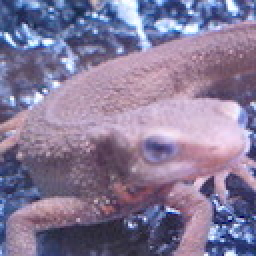
#> input picture Q_71_80/imori.jpg, 128 x 128 px (shown 2 times larger)
$ python 75.py   (older library calls are emulated)
#> lines starting #> are read from the running program, lines starting #| are printed output that depends on the picture
### Q_71_80/save.py
import cv2

def result(img, name):
    cv2.imwrite(name+".jpg", img)
    cv2.imshow(name, img)
    cv2.waitKey(0)
    cv2.destroyAllWindows()

### Q_71_80/75.py

# coding: utf-8

# In[1]:


import cv2
import numpy as np
from save import result

img = cv2.imread("imori.jpg").astype(np.float32)
H, W, C = img.shape
#> H = 128; W = 128; C = 3

gray_img = 0.2126 * img[:,:,2] + 0.7152 * img[:,:,1] + 0.0722 * img[:,:,0]
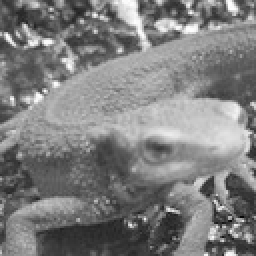
#> gray_img: shape (128, 128) float32 (shown 2 times larger); min 6.71, max 254.4, mean 126.7

def bilinear(img, a):
    H, W = img.shape
    new_H = int(H * a)
    new_W = int(W * a)

    # 拡大画像の各座標
    new_x, new_y = np.meshgrid(np.arange(new_W), np.arange(new_H))
    # 拡大画像の各座標に対応する元画像上の座標
    orig_x = new_x / a
    orig_y = new_y / a

    ix = np.floor(orig_x).astype(np.int)
    iy = np.floor(orig_y).astype(np.int)
    ix = np.minimum(ix, W-2)
    iy = np.minimum(iy, H-2)

    dx = orig_x - ix
    dy = orig_y - iy

    out = (1-dx)*(1-dy)*img[iy,ix] + dx*(1-dy)*img[iy,ix+1] + (1-dx)*dy*img[iy+1,ix] + dx*dy*img[iy+1,ix+1]
    out[out > 255] = 255

    return out


# In[6]:


pyramid = [gray_img.astype(np.uint8)]
for i in range(1, 6):
    a = 2 ** i
    img = bilinear(gray_img, 1. / a).astype(np.uint8)
    pyramid.append(img)
#> this loop made 5 passes
#> pass 1, in bilinear, `out = (1-dx)*(1-dy)*img[iy,ix] + dx*(1-dy)*img[iy,ix+1] + (1-dx)*dy*im..`:
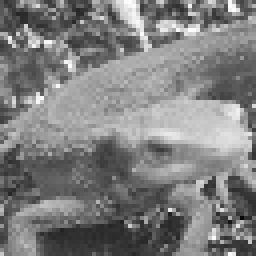
#> out: shape (64, 64) float64 (shown 4 times larger); min 7.48, max 254.4, mean 126.8
#> pass 2, in bilinear (call 2), `out = (1-dx)*(1-dy)*img[iy,ix] + dx*(1-dy)*img[iy,ix+1] + (1-dx)*dy*im..`:
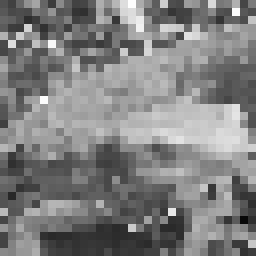
#> out: shape (32, 32) float64 (shown 8 times larger); min 7.48, max 253.7, mean 127.7
#> after the loop, pyramid = 6 items


# In[8]:


for i, img in enumerate(pyramid):
    result(img, "75-{}".format(i))
#> this loop made 6 passes

$ run again, with Q_71_80/71.jpg copied over Q_71_80/imori.jpg
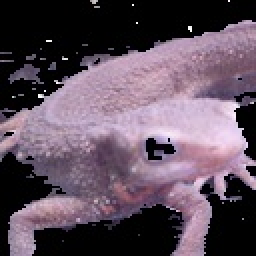
#> input picture Q_71_80/71.jpg, 128 x 128 px (shown 2 times larger)
#> `gray_img = 0.2126 * img[:,:,2] + 0.7152 * img[:,:,1] + 0.0722 * img[:,..`:
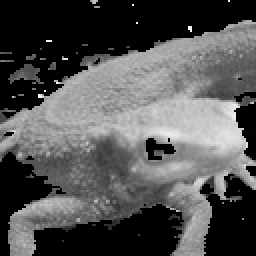
#> gray_img: shape (128, 128) float32 (shown 2 times larger); min 0, max 255, mean 83.7
#> the loop `for i in range(1, 6):` made 5 passes
#> pass 2, in bilinear (call 2), `out = (1-dx)*(1-dy)*img[iy,ix] + dx*(1-dy)*img[iy,ix+1] + (1-dx)*dy*im..`:
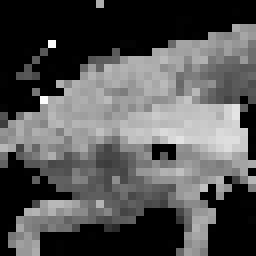
#> out: shape (32, 32) float64 (shown 8 times larger); min 0, max 252.4, mean 84
#> after the loop `for i in range(1, 6):`: pyramid = 6 items
#> the loop `for i, img in enumerate(pyramid):` made 6 passes

$ run again, with Q_71_80/72.jpg copied over Q_71_80/imori.jpg
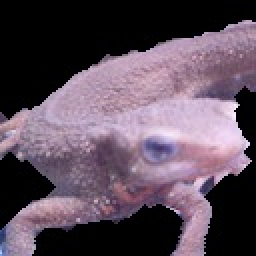
#> input picture Q_71_80/72.jpg, 128 x 128 px (shown 2 times larger)
#> `gray_img = 0.2126 * img[:,:,2] + 0.7152 * img[:,:,1] + 0.0722 * img[:,..`:
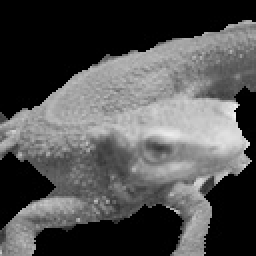
#> gray_img: shape (128, 128) float32 (shown 2 times larger); min 0, max 242.6, mean 81.3
#> the loop `for i in range(1, 6):` made 5 passes
#> pass 2, in bilinear (call 2), `out = (1-dx)*(1-dy)*img[iy,ix] + dx*(1-dy)*img[iy,ix+1] + (1-dx)*dy*im..`:
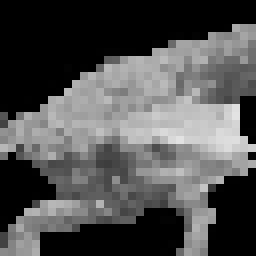
#> out: shape (32, 32) float64 (shown 8 times larger); min 0, max 227.8, mean 81.6
#> after the loop `for i in range(1, 6):`: pyramid = 6 items
#> the loop `for i, img in enumerate(pyramid):` made 6 passes
